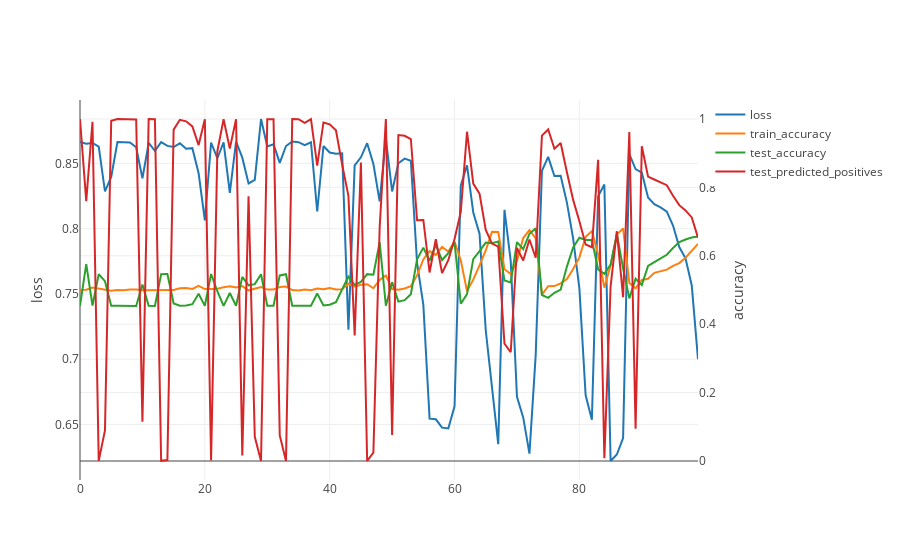
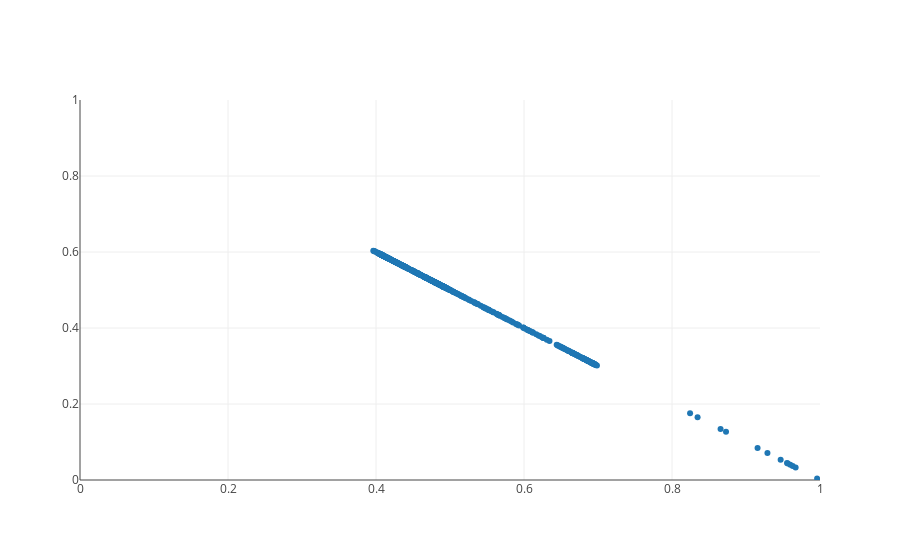

Notebook source saved alongside these figures, in order:
### Code cell
for epoch in list(range(0, 50)):
    correct = 0
    num_positive_returns = 0
    predicted_positive_returns = 0
    num_observations = 0
    for i, (trainX, trainY) in tqdm.tqdm(enumerate(dataloader_train), total=len(dataset_train) // BATCH_SIZE):
        trainX, trainY = Variable(trainX).cuda(), Variable(trainY).cuda()
        outputs = lstm(trainX)
        correct += torch.max(outputs.data, 1)[1].eq(torch.max(trainY.data, 1)[1]).sum()
        optimizer.zero_grad()
        loss = loss_fn(outputs, trainY)
        loss.backward()
        optimizer.step()
        predicted_positive_returns += torch.max(outputs.data, 1)[1].sum()
        num_positive_returns += trainY[:, [1]].sum()
        num_observations += len(trainY)

    accuracies.append(correct / len(dataloader_train.dataset))
    losses.append(loss.cpu().data[0])
    num_positive_returns = num_positive_returns.cpu().data[0]

    clear_output(True)
    print(f'epoch {epoch + 1}/{NUM_EPOCHS}')
    print(f'actual positive returns {num_positive_returns}/{num_observations}: {num_positive_returns/num_observations}')
    print(f'predicted positive_returns {predicted_positive_returns}/{num_observations}: {predicted_positive_returns/num_observations}')
    
    correct = 0
    num_positive_returns = 0
    predicted_positive_returns = 0
    num_observations = 0
    for i, (testX, testY) in tqdm.tqdm(enumerate(dataloader_test), total=len(dataset_test) // BATCH_SIZE):
        testX, testY = Variable(testX).cuda(), Variable(testY).cuda()
        outputs = lstm(testX)
        predicted_labels = torch.max(outputs.data, 1)[1]
        correct += predicted_labels.cpu().eq(testY.cpu().data[:, [1]].view(-1).long()).sum()
        predicted_positive_returns += torch.max(outputs.data, 1)[1].sum()
        num_positive_returns += testY[:, [1]].sum()

    loss = loss_fn(outputs, trainY)
    accuracy = correct / len(dataloader_test.dataset)
    test_accuracies.append(accuracy)
    num_positive_returns = num_positive_returns.cpu().data[0]
    test_predicted_positives.append(predicted_positive_returns/len(dataloader_test.dataset))
    
    print(f'loss: {loss.data[0]}, accuracy: {accuracy}')
    print(f'actual positive returns {num_positive_returns}/{len(dataloader_test.dataset)}: {num_positive_returns/len(dataloader_test.dataset)}')
    print(f'predicted positive_returns {predicted_positive_returns}/{len(dataloader_test.dataset)}: {predicted_positive_returns/len(dataloader_test.dataset)}')
    
    plotly.iplot(go.Figure(data=[go.Scatter(x=list(range(len(losses))), y=losses, name='loss'),
                                 go.Scatter(x=list(range(len(accuracies))), y=accuracies, name='train_accuracy', yaxis='y2'),
                                 go.Scatter(x=list(range(len(test_accuracies))), y=test_accuracies, name='test_accuracy', yaxis='y2'),
                                 go.Scatter(x=list(range(len(test_predicted_positives))), y=test_predicted_positives, name='test_predicted_positives', yaxis='y2')],
                           layout=go.Layout(yaxis={'title': 'loss'}, yaxis2={'title': 'accuracy', 'overlaying': 'y', 'side': 'right'})))
    plotly.plot(go.Figure(data=[go.Scatter(x=list(range(len(losses))), y=losses, name='loss'),
                                go.Scatter(x=list(range(len(accuracies))), y=accuracies, name='train_accuracy', yaxis='y2'),
                                go.Scatter(x=list(range(len(test_accuracies))), y=test_accuracies, name='test_accuracy', yaxis='y2'),
                                go.Scatter(x=list(range(len(test_predicted_positives))), y=test_predicted_positives, name='test_predicted_positives', yaxis='y2')],
                          layout=go.Layout(yaxis={'title': 'loss'}, yaxis2={'title': 'accuracy', 'overlaying': 'y', 'side': 'right'})),
               filename=f'models/training/training{epoch}.html')
    
    df = pd.DataFrame(outputs.data.cpu().numpy()).assign(p0=lambda x: x[0] / (x[0] + x[1])).assign(p1=lambda x: 1 - x.p0).sample(n=500)
    plotly.iplot(go.Figure(data=[go.Scatter(x=df.p0, y=df.p1, mode='markers')],
                           layout=go.Layout(xaxis=dict(range=[0, 1]), yaxis=dict(range=[0, 1]))))#, height=400, width=400)))
    plotly.plot(go.Figure(data=[go.Scatter(x=df.p0, y=df.p1, mode='markers')],
                          layout=go.Layout(xaxis=dict(range=[0, 1]), yaxis=dict(range=[0, 1]), height=800, width=800)),
                filename=f'models/predictions/scatter{epoch}.html')
    
    print(outputs)
    torch.save(lstm.state_dict(), f'models/model{epoch}.pt')

### Figure 1 — Plotly figure (JSON) as saved in the notebook; plotly's stock layout.template omitted (floating-point values rounded to 4 significant figures)
{"data": [{"name": "loss", "type": "scatter", "uid": "73c863", "x": [0, 1, 2, 3, 4, 5, 6, 7, 8, 9, 10, 11, 12, 13, 14, 15, 16, 17, 18, 19, 20, 21, 22, 23, 24, 25, 26, 27, 28, 29, 30, 31, 32, 33, 34, 35, 36, 37, 38, 39, 40, 41, 42, 43, 44, 45, 46, 47, 48, 49, 50, 51, 52, 53, 54, 55, 56, 57, 58, 59, 60, 61, 62, 63, 64, 65, 66, 67, 68, 69, 70, 71, 72, 73, 74, 75, 76, 77, 78, 79, 80, 81, 82, 83, 84, 85, 86, 87, 88, 89, 90, 91, 92, 93, 94, 95, 96, 97, 98, 99], "y": [0.8664, 0.8651, 0.8656, 0.8629, 0.8285, 0.8396, 0.8663, 0.8664, 0.866, 0.8623, 0.8385, 0.8656, 0.8595, 0.8663, 0.8634, 0.8625, 0.8653, 0.8613, 0.8616, 0.8425, 0.8063, 0.8659, 0.8539, 0.8661, 0.8275, 0.8667, 0.8544, 0.8346, 0.8374, 0.884, 0.8629, 0.8645, 0.8503, 0.8633, 0.8666, 0.8663, 0.8639, 0.8662, 0.8131, 0.8633, 0.8583, 0.8574, 0.8577, 0.7225, 0.8484, 0.8546, 0.8654, 0.8495, 0.8209, 0.8685, 0.8285, 0.85, 0.8536, 0.852, 0.7736, 0.7418, 0.6545, 0.6539, 0.6476, 0.6469, 0.6639, 0.8332, 0.8485, 0.8124, 0.7961, 0.722, 0.6768, 0.6349, 0.8144, 0.7752, 0.6711, 0.6554, 0.6277, 0.7031, 0.8443, 0.855, 0.8404, 0.8405, 0.8199, 0.7923, 0.7542, 0.6723, 0.6536, 0.8248, 0.8338, 0.622, 0.627, 0.6396, 0.8571, 0.8456, 0.8429, 0.8238, 0.8187, 0.8163, 0.8131, 0.8024, 0.7859, 0.7772, 0.7564, 0.7]}, {"name": "train_accuracy", "type": "scatter", "uid": "fb4d20", "x": [0, 1, 2, 3, 4, 5, 6, 7, 8, 9, 10, 11, 12, 13, 14, 15, 16, 17, 18, 19, 20, 21, 22, 23, 24, 25, 26, 27, 28, 29, 30, 31, 32, 33, 34, 35, 36, 37, 38, 39, 40, 41, 42, 43, 44, 45, 46, 47, 48, 49, 50, 51, 52, 53, 54, 55, 56, 57, 58, 59, 60, 61, 62, 63, 64, 65, 66, 67, 68, 69, 70, 71, 72, 73, 74, 75, 76, 77, 78, 79, 80, 81, 82, 83, 84, 85, 86, 87, 88, 89, 90, 91, 92, 93, 94, 95, 96, 97, 98, 99], "y": [0.4998, 0.501, 0.507, 0.5038, 0.5005, 0.498, 0.5001, 0.4994, 0.5014, 0.5016, 0.4993, 0.4994, 0.5017, 0.5015, 0.5003, 0.5, 0.5053, 0.5056, 0.5032, 0.5124, 0.5027, 0.503, 0.5035, 0.5081, 0.5106, 0.5075, 0.5115, 0.499, 0.5042, 0.5087, 0.5012, 0.5017, 0.5087, 0.51, 0.4999, 0.4984, 0.5014, 0.499, 0.5043, 0.502, 0.5061, 0.5018, 0.5025, 0.5182, 0.5102, 0.5152, 0.517, 0.5052, 0.5292, 0.5425, 0.5026, 0.5004, 0.5043, 0.5108, 0.5428, 0.5893, 0.6135, 0.6025, 0.6259, 0.6123, 0.6416, 0.5872, 0.4968, 0.5302, 0.5721, 0.6155, 0.6699, 0.6694, 0.5606, 0.5466, 0.5851, 0.652, 0.6751, 0.6509, 0.4866, 0.5112, 0.5115, 0.5195, 0.532, 0.5611, 0.5954, 0.6555, 0.6722, 0.6056, 0.5068, 0.5721, 0.6619, 0.6802, 0.5208, 0.5048, 0.5294, 0.5328, 0.5501, 0.5552, 0.5594, 0.5703, 0.5788, 0.5944, 0.6146, 0.6349], "yaxis": "y2"}, {"name": "test_accuracy", "type": "scatter", "uid": "8c17ff", "x": [0, 1, 2, 3, 4, 5, 6, 7, 8, 9, 10, 11, 12, 13, 14, 15, 16, 17, 18, 19, 20, 21, 22, 23, 24, 25, 26, 27, 28, 29, 30, 31, 32, 33, 34, 35, 36, 37, 38, 39, 40, 41, 42, 43, 44, 45, 46, 47, 48, 49, 50, 51, 52, 53, 54, 55, 56, 57, 58, 59, 60, 61, 62, 63, 64, 65, 66, 67, 68, 69, 70, 71, 72, 73, 74, 75, 76, 77, 78, 79, 80, 81, 82, 83, 84, 85, 86, 87, 88, 89, 90, 91, 92, 93, 94, 95, 96, 97, 98, 99], "y": [0.454, 0.5755, 0.4547, 0.546, 0.5258, 0.4539, 0.454, 0.454, 0.4535, 0.4533, 0.5162, 0.4539, 0.4535, 0.5464, 0.547, 0.4605, 0.4538, 0.4547, 0.4586, 0.4888, 0.4536, 0.5468, 0.4964, 0.4536, 0.4911, 0.4538, 0.5384, 0.5137, 0.5171, 0.546, 0.4542, 0.4541, 0.5427, 0.546, 0.454, 0.4537, 0.4542, 0.4539, 0.4898, 0.4549, 0.457, 0.4646, 0.5022, 0.5388, 0.5152, 0.5235, 0.5463, 0.5447, 0.64, 0.454, 0.523, 0.4659, 0.4702, 0.4875, 0.5896, 0.6238, 0.5856, 0.6322, 0.5876, 0.6074, 0.639, 0.4599, 0.488, 0.5905, 0.6137, 0.6386, 0.6369, 0.6421, 0.5276, 0.5222, 0.64, 0.6196, 0.6644, 0.6803, 0.4854, 0.4771, 0.4917, 0.5012, 0.5685, 0.6244, 0.653, 0.6463, 0.6461, 0.56, 0.5471, 0.5745, 0.6637, 0.5634, 0.4755, 0.5334, 0.5144, 0.5702, 0.5814, 0.5932, 0.603, 0.6229, 0.64, 0.6477, 0.6534, 0.6568], "yaxis": "y2"}, {"name": "test_predicted_positives", "type": "scatter", "uid": "b7542c", "x": [0, 1, 2, 3, 4, 5, 6, 7, 8, 9, 10, 11, 12, 13, 14, 15, 16, 17, 18, 19, 20, 21, 22, 23, 24, 25, 26, 27, 28, 29, 30, 31, 32, 33, 34, 35, 36, 37, 38, 39, 40, 41, 42, 43, 44, 45, 46, 47, 48, 49, 50, 51, 52, 53, 54, 55, 56, 57, 58, 59, 60, 61, 62, 63, 64, 65, 66, 67, 68, 69, 70, 71, 72, 73, 74, 75, 76, 77, 78, 79, 80, 81, 82, 83, 84, 85, 86, 87, 88, 89, 90, 91, 92, 93, 94, 95, 96, 97, 98, 99], "y": [1, 0.7597, 0.9918, 0.00028, 0.08924, 0.9946, 1, 1.0, 0.9993, 0.9983, 0.1151, 0.9998, 0.9991, 0.00052, 0.0026, 0.9689, 0.9976, 0.9932, 0.9783, 0.9238, 0.999, 0.00164, 0.9053, 0.9994, 0.9138, 0.9996, 0.01588, 0.774, 0.07064, 0, 0.9991, 0.9994, 0.07476, 0, 1, 0.9994, 0.9887, 0.9996, 0.8639, 0.9898, 0.9845, 0.9668, 0.8667, 0.7752, 0.367, 0.8729, 0.0004, 0.02424, 0.6808, 1, 0.07632, 0.9528, 0.951, 0.9414, 0.704, 0.7047, 0.5513, 0.6483, 0.5495, 0.5871, 0.649, 0.7285, 0.9628, 0.8111, 0.7816, 0.6754, 0.6357, 0.6266, 0.343, 0.3179, 0.6228, 0.5863, 0.6477, 0.5944, 0.9513, 0.9694, 0.9131, 0.9298, 0.8442, 0.7634, 0.7013, 0.6329, 0.6251, 0.8806, 0.00792, 0.5108, 0.6719, 0.4787, 0.962, 0.09456, 0.9205, 0.8314, 0.823, 0.8145, 0.8064, 0.7754, 0.748, 0.7326, 0.7122, 0.6532], "yaxis": "y2"}], "layout": {"autosize": true, "xaxis": {"autorange": true, "range": [0, 99], "type": "linear"}, "yaxis": {"autorange": true, "range": [0.6074, 0.8985], "title": "loss", "type": "linear"}, "yaxis2": {"autorange": true, "overlaying": "y", "range": [-0.05556, 1.056], "side": "right", "title": "accuracy", "type": "linear"}}}

### Figure 2 — Plotly figure (JSON) as saved in the notebook; plotly's stock layout.template omitted (floating-point values rounded to 4 significant figures; data arrays with more than 128 entries replaced by an {"elided": "..."} marker saying what was removed)
{"data": [{"mode": "markers", "type": "scatter", "uid": "c48b9e", "x": {"elided": "500 float values"}, "y": {"elided": "500 float values"}}], "layout": {"autosize": true, "xaxis": {"range": [0, 1], "type": "linear"}, "yaxis": {"range": [0, 1], "type": "linear"}}}
